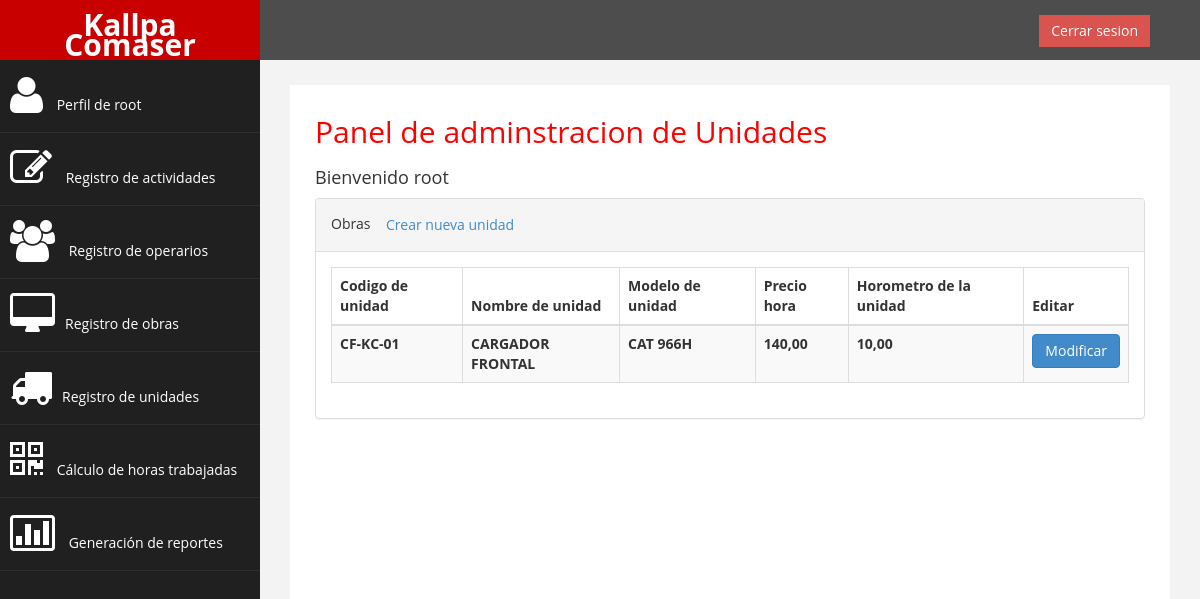
Page /listar_unidades/ (signed in) on the earlier database version.
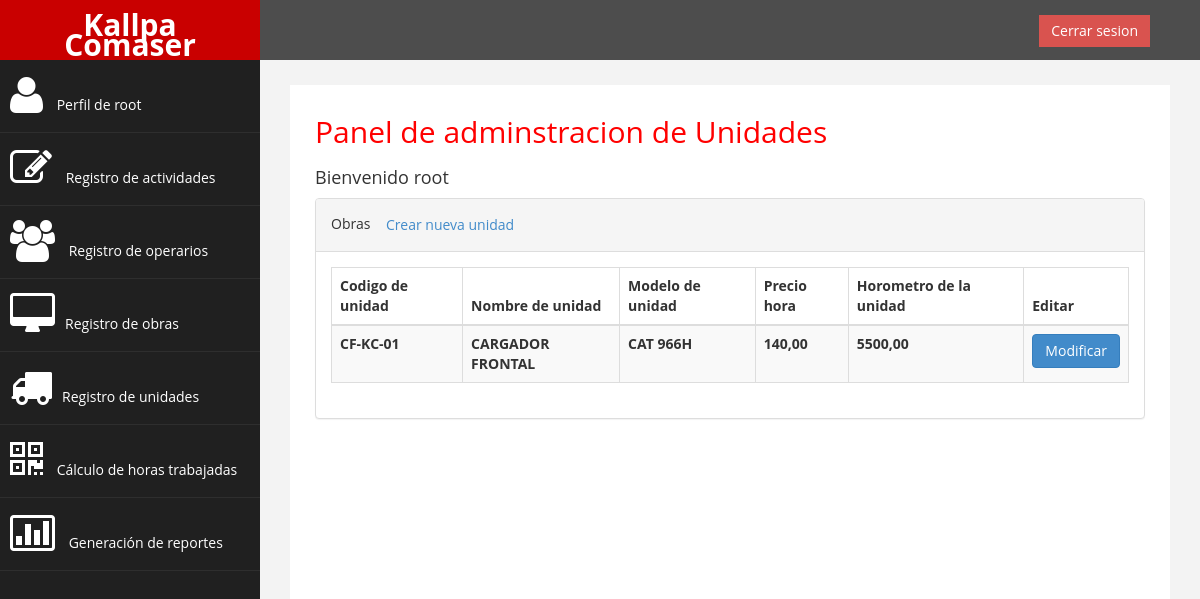
Same page on the later database version.
### sistemaLogeo/models.py (models this page shows, shortened)
class UNIDAD(models.Model):
    CodUni = models.CharField(max_length=60, primary_key=True)
    NomUni = models.CharField(max_length=60)
    ModUni = models.CharField(max_length=60)
    PreHor = models.DecimalField(max_digits=10, decimal_places=2)
    HorUni = models.DecimalField(max_digits=10, decimal_places=2)

### sistemaLogeo/views.py (the view)
# urls.py: path('listar_unidades/', listar_unidades, name='listar_unidades'),
@login_required
@user_passes_test(permisoElevados, login_url='/')
def listar_unidades(request):
    unidades = UNIDAD.objects.all()
    return render(request, 'unidades/listar_unidades.html', {'unidades': unidades})

### sistemaLogeo/views.py (called while the page is built)
def permisoElevados(user):
    return user.is_staff or user.is_superuser

### sistemaLogeo/templates/unidades/listar_unidades.html (shortened to what this page needs)
{% extends "base.html" %}
{% block content %}
<div class="col-md-12">
    <h2>Panel de adminstracion de Unidades</h2>
    <h4>Bienvenido {{ user.username }} </h4>
</div>
<div class="col-md-12 col-sm-12 col-xs-12">
    <div class="panel panel-default">
        <div class="panel-heading">
            Obras
            <a href="{% url 'crear_unidad'%}" class="btn square-btn-adjust">Crear nueva unidad</a>
        </div>
        <div class="panel-body">
            <div class="table-responsive">
                <table class="table table-striped table-bordered table-hover">
                    <thead>
                        <tr>
                            <th>Codigo de unidad</th>
                            <th>Nombre de unidad</th>
                            <th>Modelo de unidad</th>
                            <th>Precio hora</th>
                            <th>Horometro de la unidad</th>
                            <th>Editar</th>
                        </tr>
                    </thead>
                    <tbody>
                        {% for unidad in unidades %}
                        <tr>
                            <th>{{ unidad.CodUni }}</th>
                            <th>{{ unidad.NomUni }}</th>
                            <th>{{ unidad.ModUni }}</th>
                            <th>{{ unidad.PreHor }}</th>
                            <th>{{ unidad.HorUni }}</th>
                            <th><a href="{% url 'modificar_unidad' unidad.CodUni %}" class="btn btn-primary">Modificar</a></th>
                        </tr>
                        {% endfor %}
                    </tbody>
                </table>
            </div>
        </div>
    </div>
</div>
{% endblock %}

Differences in the rows shown:
changed UNIDAD "CF-KC-01": HorUni "10,00" → "5500,00"
